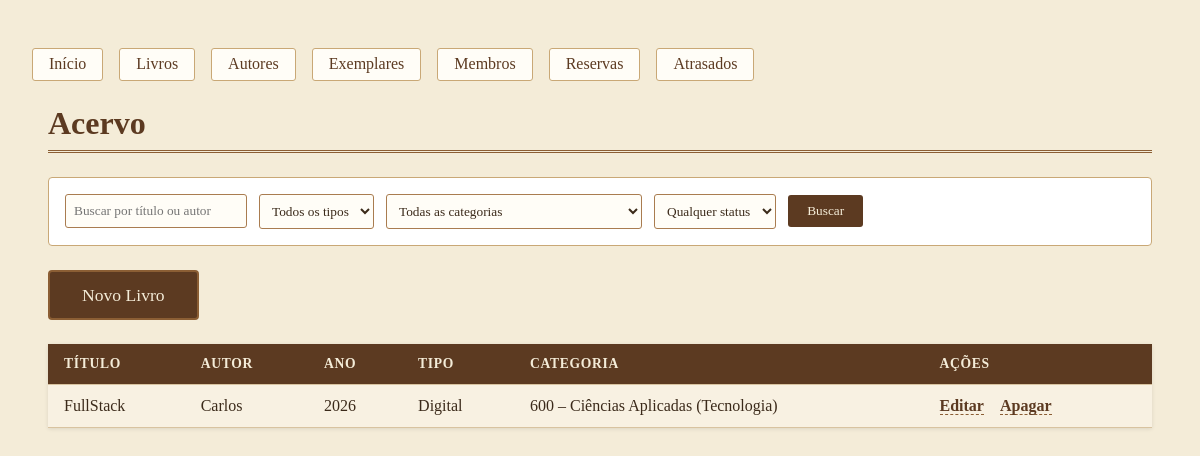
Screenshot of /livros/ with the database file from the repository.
### acervo/models.py (models this page shows, shortened)
class Livro(models.Model):
    TIPO_CHOICES = [
        ('digital', 'Digital'),
        ('fisico', 'Físico'),
    ]
    CATEGORIA_CHOICES = [
        ('000', '000 – Generalidades e Informação'),
        ('100', '100 – Filosofia e Psicologia'),
        ('200', '200 – Religião e Teologia'),
        ('300', '300 – Ciências Sociais e Direito'),
        ('400', '400 – Linguística e Idiomas'),
        ('500', '500 – Ciências Puras (Exatas e Naturais)'),
        ('600', '600 – Ciências Aplicadas (Tecnologia)'),
        ('700', '700 – Artes e Recreação'),
        ('800', '800 – Literatura'),
        ('900', '900 – História e Geografia'),
    ]
    titulo = models.CharField(max_length=200)
    autor = models.ForeignKey(Autor, on_delete=models.CASCADE, related_name='livros')
    ano = models.IntegerField()
    tipo = models.CharField(max_length=10, choices=TIPO_CHOICES, default='fisico')
    categoria = models.CharField(max_length=3, choices=CATEGORIA_CHOICES, default='000')

class Autor(models.Model):
    nome = models.CharField(max_length=100)
    def __str__(self):
        return self.nome

### acervo/views.py (the view)
# urls.py: path('livros/', views.lista_livros, name='lista'),
def lista_livros(request):
    livros = Livro.objects.all()
    nome = request.GET.get('nome', '')
    tipo = request.GET.get('tipo', '')
    categoria = request.GET.get('categoria', '')
    status = request.GET.get('status', '')
    if nome:
        livros = livros.filter(Q(titulo__icontains=nome) | Q(autor__nome__icontains=nome))
    if tipo:
        livros = livros.filter(tipo=tipo)
    if categoria:
        livros = livros.filter(categoria=categoria)
    if status:
        livros = livros.filter(exemplares__status=status).distinct()
    return render(request, 'acervo/lista.html', {
        'livros': livros,
        'tipos': Livro.TIPO_CHOICES,
        'categorias': Livro.CATEGORIA_CHOICES,
        'filtro_nome': nome,
        'filtro_tipo': tipo,
        'filtro_categoria': categoria,
        'filtro_status': status,
    })

### acervo/templates/acervo/lista.html (shortened to what this page needs)
{% extends 'acervo/base.html' %}
{% block conteudo %}
<h1>Acervo</h1>
<form method="get">
    <input type="text" name="nome" placeholder="Buscar por título ou autor" value="{{ filtro_nome }}">
    <select name="tipo">
        <option value="">Todos os tipos</option>
    </select>
    <select name="categoria">
        <option value="">Todas as categorias</option>
    </select>
    <select name="status">
        <option value="">Qualquer status</option>
    </select>
    <button type="submit">Buscar</button>
</form>
<a href="{% url 'novo_livro' %}" class="botao-principal">Novo Livro</a>
<table>
    <tr>
        <th>Título</th><th>Autor</th><th>Ano</th><th>Tipo</th><th>Categoria</th><th>Ações</th>
    </tr>
    {% for livro in livros %}
    <tr>
        <td>{{ livro.titulo }}</td>
        <td>{{ livro.autor }}</td>
        <td>{{ livro.ano }}</td>
        <td>{{ livro.get_tipo_display }}</td>
        <td>{{ livro.get_categoria_display }}</td>
        <td>
            <a href="{% url 'editar_livro' livro.id %}">Editar</a>
            <a href="{% url 'apagar_livro' livro.id %}">Apagar</a>
        </td>
    </tr>
    {% empty %}
    <tr><td colspan="6">Nenhum livro encontrado.</td></tr>
    {% endfor %}
</table>
{% endblock %}

### acervo/static/css/style.css (style rules this page uses)
body { font-family: 'Georgia', 'Times New Roman', serif; background-color: #f4ecd8; color: #3b2a1a; margin: 0; padding: 2rem; }
h1 { font-size: 2rem; color: #5c3a21; border-bottom: 3px double #8b5e34; padding-bottom: 0.5rem; margin-bottom: 1.5rem; }
form { background-color: #ffffff; border: 1px solid #c9a876; border-radius: 4px; padding: 1rem; margin-bottom: 1.5rem; display: flex; gap: 0.75rem; flex-wrap: wrap; align-items: center; }
form input[type="text"], form select { font-family: inherit; padding: 0.5rem; border: 1px solid #a97c50; border-radius: 3px; background-color: #fffdf7; color: #3b2a1a; }
form button { font-family: inherit; background-color: #5c3a21; color: #f4ecd8; border: none; padding: 0.5rem 1.2rem; border-radius: 3px; cursor: pointer; }
table { width: 100%; border-collapse: collapse; background-color: #fffdf7; box-shadow: 0 1px 4px rgba(0, 0, 0, 0.1); }
th, td { text-align: left; padding: 0.75rem 1rem; border-bottom: 1px solid #d8c3a0; }
th { background-color: #5c3a21; color: #f4ecd8; text-transform: uppercase; font-size: 0.85rem; letter-spacing: 0.05em; }
tr:nth-child(even) { background-color: #f8f1e2; }
table a { color: #5c3a21; text-decoration: none; font-weight: bold; margin-right: 0.75rem; border-bottom: 1px dashed #8b5e34; }
.botao-principal { display: inline-block; font-family: 'Georgia', 'Times New Roman', serif; font-size: 1.1rem; background-color: #5c3a21; color: #f4ecd8 !important; text-decoration: none; padding: 0.8rem 2rem; border-radius: 4px; border: 2px solid #8b5e34; transition: background-color 0.2s ease; margin-bottom: 1.5rem; }

### rows the page displays
Livro: titulo "FullStack", autor "Carlos", ano "2026", tipo "Digital", categoria "600 – Ciências Aplicadas (Tecnologia)"
